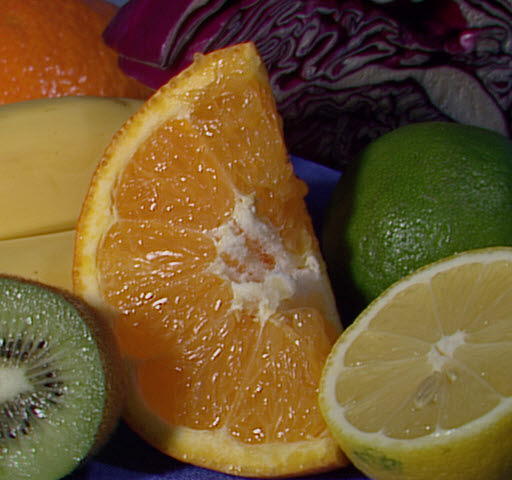
#> input picture 디지털영상처리/week10/data/fruits.jpg, 512 x 480 px, given in place of BAR.bmp, which was not available
$ python Eh7.MedianFiltering.py
#> lines starting #> are read from the running program, lines starting #| are printed output that depends on the picture; pictures that were not available may be replaced by others from this repository, and a replacement may not be noted
"""
참고 URL
        https://www.imageeprocessing.com/2011/10/add-salt-and-pepper-noise-to-image.html
1. 프로그램의 기능
    메디언 필터링으로 salt & pepper 잡음을 제거한다.

2. 프로그램의 목표
    메디언 필터링이 소금 후추 잡음 제거에 강한 이유를 이해한다.
    커널의 크기가 미치는 영향을 이해한다.
    메디언 필터는 칼라 영상에 대해서도 적용 가능하다.

3. 질문
    메디언 필터가 S & P 잡음처리에 우수한 이유를 설명하시오.
    메디언 필터는 가우시안 잡음 처리에 대해서는 효과적이지 못하다. 그 이유를 설명하시오.


"""
#import cv2 as cv
#import matplotlib.pyplot as plt
import numpy as np, cv2 as cv, matplotlib.pyplot as plt


#------------------------------------------------------------------------------------
# 단계 0 : 영상이 존재하는 폴더와 파일 이름을 지정하여 영상 파일 읽어 내기
# 다음 사례를 활용하여 영상 파일이 있는 폴더를 적절히 지정하시오.
#------------------------------------------------------------------------------------
#Path = 'd:\Work\StudyImages\Images\\'       # \\ 오류 발생 방지. \만 쓰면 오류.
Path = '../data/'               # 현재 상위 폴더의 상위 폴더 아래에 있는 Images 폴더.
Name = 'bone(m).bmp'
Name = 'lenna.tif'
#Name = 'monarch.png'
#Name = 'fruits.jpg'
Name = 'BAR.bmp'


FullName = Path + Name
imgOrg = cv.imread(FullName, 0)
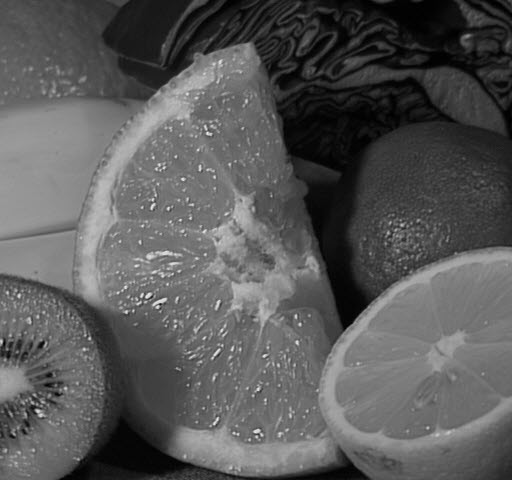
#> imgOrg: shape (480, 512); min 0, max 237, mean 88.5
assert imgOrg is not None, "Failed to load image file.."

cv.imshow('step 0: original image', imgOrg)


#------------------------------------------------------------------------------------
# 단계 1 : 아래 프로그램으로 만들어진 잡음이 첨가된 영상을 읽어 들인다.
# 잡음 영상 만드는 프로그램: Eh7_.AddNoise_imnoise.py를 참고 바람
# 잡음 영상을 현재의 폴더에 만들기 때문에 미리 위 프로그램을 수행하여 현재 폴더에 잡음 영상을 만들어야 한다.
#------------------------------------------------------------------------------------

# 현재의 폴더에서 소금 후추 잡음 영상을 읽어들인다.
img1 = cv.imread(Name+'_sp.png')
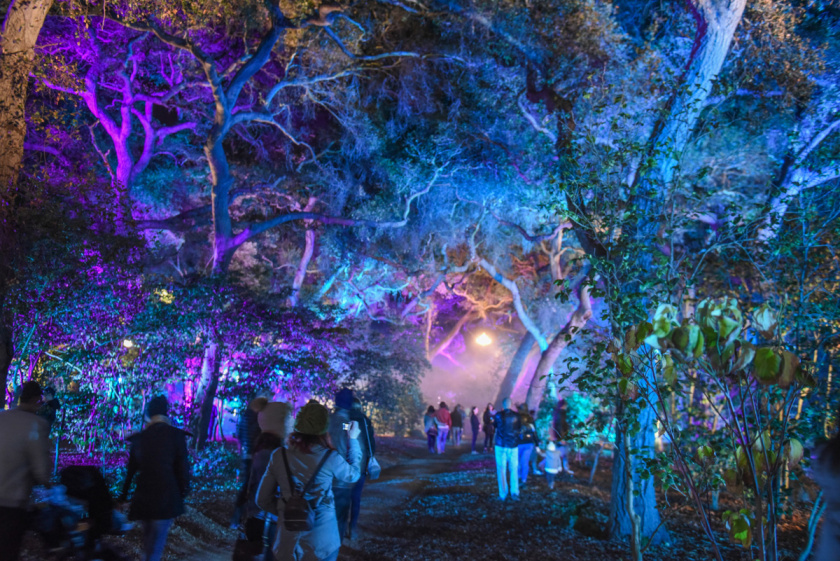
#> input picture 디지털영상처리/week7/data/sirens-descansoenchanted-8.jpg, 840 x 561 px, given in place of BAR.bmp_sp.png, which was not available
#> img1 is the input picture: shape (561, 840, 3); mean B, G, R 111.1, 68.9, 51.1
assert img1 is not None, "Salt & pepper image is not loaded..."
cv.imshow('step 1: noisy image(salt & pepper)', img1)

# 가우스 잡음 영상을 읽어들인다.
img2 = cv.imread(Name+'_gauss.png')
assert img2 is not None, "Salt & pepper image is not loaded..."
cv.imshow('step 1: noisy image(gauss)', img2)

#=================================================================
# 단계 2 : medianBlur() 함수를 이용하여 메디언 필터링을 행한다.
#=================================================================

md = cv.medianBlur(src=img1, ksize=3)
cv.imshow('step 2: S&P- median filtered, k=3', md)

md = cv.medianBlur(src=img1, ksize=5)
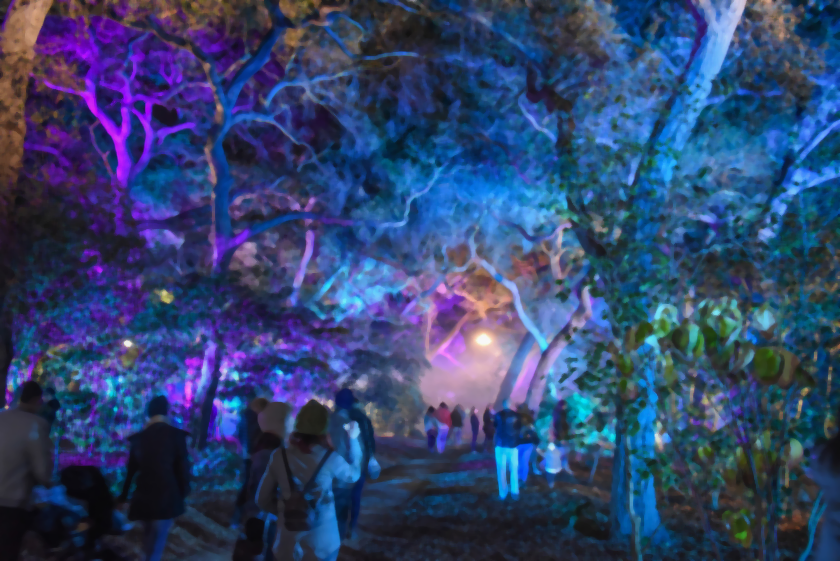
#> md: shape (561, 840, 3); mean B, G, R 110.1, 67.8, 49.8
cv.imshow('step 2: S&P- median filtered, k=5', md)

md = cv.medianBlur(src=img2, ksize=3)
cv.imshow('step 2: GAUSS- median filtered, k=3', md)

md = cv.medianBlur(src=img2, ksize=5)
cv.imshow('step 2: GAUSS- median filtered, k=5', md)

cv.waitKey()
exit(0)
#> (the program exits here)
